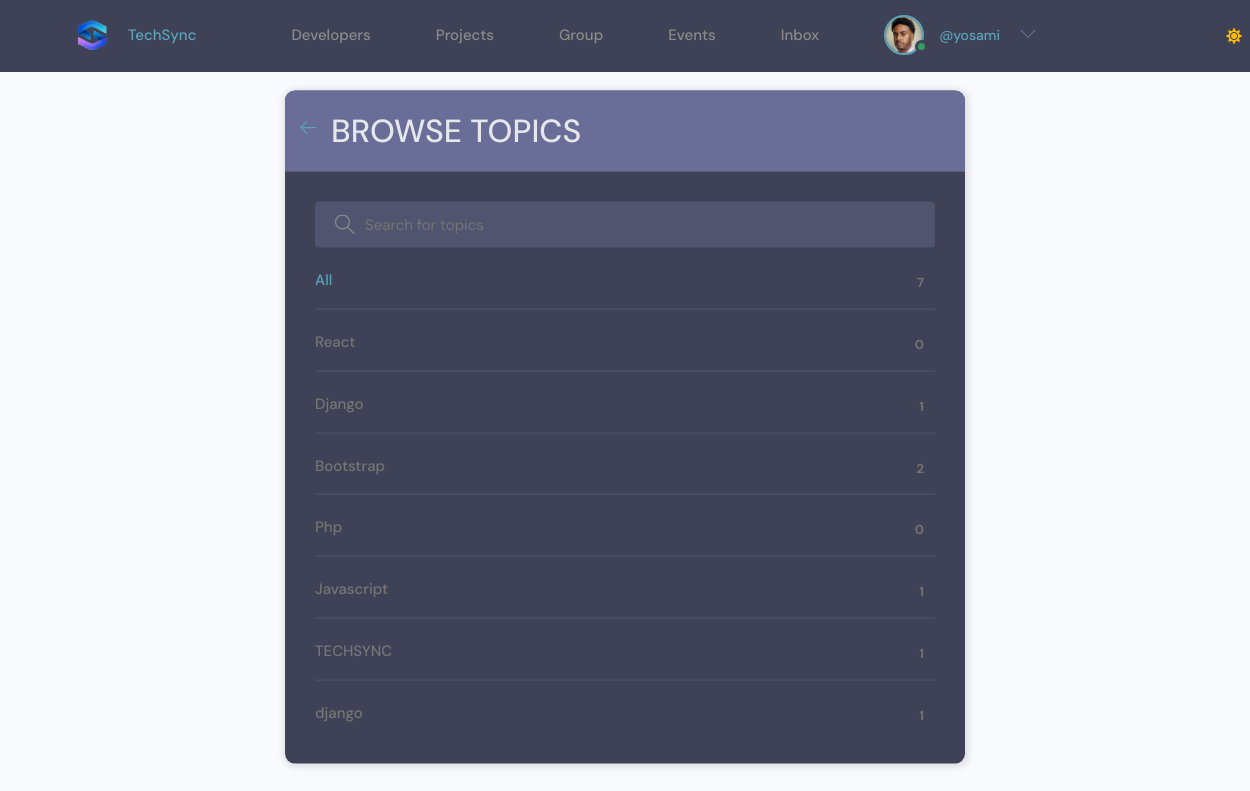
The app's page /group/topics/ (signed in) with its own data.
### users/models.py (models this page shows, shortened)
class Profile(models.Model):
    id = models.UUIDField(default=uuid.uuid4, primary_key=True, unique=True, editable=False, )
    user = models.OneToOneField(User, on_delete=models.CASCADE,null=True,blank=True)
    name = models.CharField(max_length=200, blank=True,null=True)
    username = models.CharField(max_length=200, blank=True,null=True,unique=True)
    headline = models.CharField(max_length=200, blank=True,null=True)
    about = models.TextField(blank=True, null=True)
    location = models.CharField(max_length=200, blank=True,null=True)
    profile_image = models.ImageField(null=True, blank=True,upload_to='profiles', default='default_profile.png')
    github_link = models.CharField(max_length=200, blank=True,null=True)
    twitter_link = models.CharField(max_length=200, blank=True,null=True)
    linkedin_link = models.CharField(max_length=200, blank=True,null=True)
    personal_link = models.CharField(max_length=200, blank=True,null=True)
    phone_regex = RegexValidator(
    regex=r'^\+?1?\d{9,15}$',
    message="Phone number must be entered in the format: '+999999999'. Up to 15 digits allowed."
    )
    phone_number = models.CharField(validators=[phone_regex], max_length=17, blank=True)  # validators should be a list
    created_at = models.DateTimeField(auto_now_add=True)

### group/models.py (models this page shows, shortened)
class Topic(models.Model):
    name = models.CharField(max_length=200)

### group/views.py (the view)
# urls.py: path('topics/', views.topicsPage, name="topics"),
def topicsPage(request):
    q = request.GET.get('q') if request.GET.get('q') != None else ''
    topics = Topic.objects.filter(name__icontains=q)
    return render(request, 'group/topics.html', {'topics': topics})

### techsync/context_processors.py (called while the page is built)
def navbar_data(request):
    profile = event_organizer = event_moderator = None
    if request.user.is_authenticated:
        if hasattr(request.user, 'profile'):
            profile = request.user.profile
        if hasattr(request.user, 'eventorganizer'):
            event_organizer = request.user.eventorganizer
        if hasattr(request.user, 'eventmoderator'):
            event_moderator = request.user.eventmoderator
    return {
        'profile': profile,
        'event_organizer': event_organizer,
        'event_moderator': event_moderator,
    }

### templates/group/topics.html (shortened to what this page needs)
{% extends 'main/main.html' %}
{% block content %}
<main class="create-room layout">
  <div class="container">
    <div class="layout__box">
      <div class="layout__boxHeader">
        <div class="layout__boxTitle">
          <a href="{% url 'home-group' %}">
            <svg version="1.1" xmlns="http://www.w3.org/2000/svg" width="32" height="32" viewBox="0 0 32 32">
              <title>arrow-left</title>
              <path
                d="M13.723 2.286l-13.723 13.714 13.719 13.714 1.616-1.611-10.96-10.96h27.625v-2.286h-27.625l10.965-10.965-1.616-1.607z">
              </path>
            </svg>
          </a>
          <h3>Browse Topics</h3>
        </div>
      </div>
      <div class="topics-page layout__body">
        <form action="" method="GET" class="header__search">
          <label>
            <input name="q" placeholder="Search for topics" />
          </label>
        </form>
        <ul class="topics__list">
          <li>
            <a href="{% url 'topics' %}" class="active">All <span>{{topics.count}}</span></a>
          </li>
          {% for topic in topics %}
          <li>
            <a href="{% url 'home-group' %}?q={{topic.name}}">{{ topic.name }} <span>{{topic.room_set.all.count}}</span></a>
          </li>
          {% endfor %}
        </ul>
      </div>
    </div>
  </div>
</main>
{% endblock content %}

### templates/main/navbar.html (shortened to what this page needs)
{% load static %}
<header class="header">
        <div class="container container--narrow">
                <a href="{% url 'projects'%}" class="header__logo">
                        <img src="{% static 'images/logo.png' %}" alt="Techsync Logo" />TechSync
                </a>
                <nav class="header__nav header__menu">
                        {% if request.user.is_event_organizer %}
                        <ul class="header__menu">
                            <li class="header__menuItem"><a href="{% url 'events' %}">Events</a></li>
                            {% if request.user.is_authenticated %}
                            {% comment %} <li class="header__menuItem"><a  href="{% url 'inbox' %}">Inbox</a></li>  {% endcomment %}
                            <li class="header__menuItem"><a  href="{% url 'scan-qr-code' %}">Verify QR</a></li>
                            <li class="header__menuItem"><a  href="{% url 'user-chatrooms' %}">Inbox</a></li>
                            {% else %}
                            <li class="header__menuItem"><a href="{% url 'login' %}" class="btn btn--sub">Login/Sign Up</a></li>
                            {% endif %}
                            {% if request.user.is_authenticated %}
                            {% comment %} Profile {% endcomment %}
                            <li class="header__menuItem">
                                    <div class="header__user">
                                            <a href="{% url 'organization-account'%}">
                                                <div class="avatar avatar--medium active">
                                                    <img src="{{ event_organizer.profile_image.url }}" />
                                                </div>
                                                <p> <span>@{{profile.username}}</span></p>
                                            </a>
                                            <button class="dropdown-button">
                                                <svg version="1.1" xmlns="http://www.w3.org/2000/svg" width="32" height="32" viewBox="0 0 32 32">
                                                    <title>chevron-down</title>
                                                    <path d="M16 21l-13-13h-3l16 16 16-16h-3l-13 13z"></path>
                                                </svg>
                                            </button>
                                        </div>
                                        <div class="dropdown-menu">
                                            <a href="settings.html" class="dropdown-link"
                                                ><svg version="1.1" xmlns="http://www.w3.org/2000/svg" width="32" height="32" viewBox="0 0 32 32">
                                                    <title>tools</title>
                                                    <path
                                                        d="M27.465 32c-1.211 0-2.35-0.471-3.207-1.328l-9.392-9.391c-2.369 0.898-4.898 0.951-7.355 0.15-3.274-1.074-5.869-3.67-6.943-6.942-0.879-2.682-0.734-5.45 0.419-8.004 0.135-0.299 0.408-0.512 0.731-0.572 0.32-0.051 0.654 0.045 0.887 0.277l5.394 5.395 3.586-3.586-5.394-5.395c-0.232-0.232-0.336-0.564-0.276-0.887s0.272-0.596 0.572-0.732c2.552-1.152 5.318-1.295 8.001-0.418 3.274 1.074 5.869 3.67 6.943 6.942 0.806 2.457 0.752 4.987-0.15 7.358l9.392 9.391c0.844 0.842 1.328 2.012 1.328 3.207-0 2.5-2.034 4.535-4.535 4.535zM15.101 19.102c0.26 0 0.516 0.102 0.707 0.293l9.864 9.863c0.479 0.479 1.116 0.742 1.793 0.742 1.398 0 2.535-1.137 2.535-2.535 0-0.668-0.27-1.322-0.742-1.793l-9.864-9.863c-0.294-0.295-0.376-0.74-0.204-1.119 0.943-2.090 1.061-4.357 0.341-6.555-0.863-2.631-3.034-4.801-5.665-5.666-1.713-0.561-3.468-0.609-5.145-0.164l4.986 4.988c0.391 0.391 0.391 1.023 0 1.414l-5 5c-0.188 0.188-0.441 0.293-0.707 0.293s-0.52-0.105-0.707-0.293l-4.987-4.988c-0.45 1.682-0.397 3.436 0.164 5.146 0.863 2.631 3.034 4.801 5.665 5.666 2.2 0.721 4.466 0.604 6.555-0.342 0.132-0.059 0.271-0.088 0.411-0.088z"
                                                    ></path>
                                                </svg>
                                                Settings</a
                                            >
                                            <a href="{% url 'logout' %}" class="dropdown-link"
                                                ><svg version="1.1" xmlns="http://www.w3.org/2000/svg" width="32" height="32" viewBox="0 0 32 32">
                                                    <title>sign-out</title>
                                                    <path
                                                        d="M3 0h22c0.553 0 1 0 1 0.553l-0 3.447h-2v-2h-20v28h20v-2h2l0 3.447c0 0.553-0.447 0.553-1 0.553h-22c-0.553 0-1-0.447-1-1v-30c0-0.553 0.447-1 1-1z"
                                                    ></path>
                                                    <path
                                                        d="M21.879 21.293l1.414 1.414 6.707-6.707-6.707-6.707-1.414 1.414 4.293 4.293h-14.172v2h14.172l-4.293 4.293z"
                                                    ></path>
                                                </svg>
                                                Logout</a
                                            >
                                        </div>
                            </li>
                            {% endif %}
                        </ul>
                        {% else %}
                        <ul class="header__menu">
                                <li class="header__menuItem"><a href="{% url 'profiles' %}">Developers</a></li>
                                <li class="header__menuItem"><a  href="{% url 'projects' %}">Projects</a></li>
                                <li class="header__menuItem"><a  href="{% url 'home-group'%}">Group</a></li>
                                <li class="header__menuItem"><a href="{% url 'events' %}">Events</a></li>
                                {% if request.user.is_authenticated %}
                                <li class="header__menuItem"><a  href="{% url 'user-chatrooms' %}">Inbox</a></li>
                                {% else %}
                                <li class="header__menuItem"><a href="{% url 'login' %}" class="btn btn--sub">Login/Sign Up</a></li>
                                {% endif %}
                                {% if request.user.is_authenticated %}
                                <li class="header__menuItem">
                                        <div class="header__user">
                                                <a href="{% url 'user-account'%}">
                                                    <div class="avatar avatar--medium active">
                                                        <img src="{{ profile.profile_image.url }}" />
                                                    </div>
                                                    <p> <span>@{{profile.username}}</span></p>
                                                </a>
                                                <button class="dropdown-button">
                                                    <svg version="1.1" xmlns="http://www.w3.org/2000/svg" width="32" height="32" viewBox="0 0 32 32">
                                                        <title>chevron-down</title>
                                                        <path d="M16 21l-13-13h-3l16 16 16-16h-3l-13 13z"></path>
                                                    </svg>
                                                </button>
                                            </div>
                                </li>
                                {% endif %}
                        </ul>
                        {% endif %}
                </nav>
                <span id="mode-icon" class="fas fa-sun"></span>
        </div>
</header>
<link rel="stylesheet" href="{% static 'uikit/styles/modules/_variables.css' %}" id="theme-css">

### static/styles/langauge.css (style rules this page uses)
:root { --li4-color-primary-hsl: 250, 84%, 54%; --li4-color-bg-hsl: 0, 0%, 100%; --li4-color-contrast-high-hsl: 230, 7%, 23%; --li4-color-contrast-higher-hsl: 230, 13%, 9%; --li4-color-bg-light-hsl: 0, 0%, 100%; --li4-color-white-hsl: 0, 0%, 100%; --li4-color-bg-dark-hsl: 240, 4%, 95%; --li4-color-bg-lighter-hsl: 0, 0%, 100%; --li4-color-black-hsl: 230, 13%, 9%; --li4-space-3xs: 0.25rem; --li4-space-2xs: 0.375rem; --li4-space-xs: 0.5rem; --li4-space-sm: 0.75rem; }
@media (min-width: 64rem) { :root { --li4-space-3xs: 0.375rem; --li4-space-2xs: 0.5625rem; --li4-space-xs: 0.75rem; --li4-space-sm: 1.125rem; } }
:root { --picker-vertical-gap: 4px; }

### static/styles/app.css (style rules this page uses)
:root { --color-sub: #0b0c10; }
img { width: 100%; }
.header { position: sticky; z-index: 111; background-color: var(--color-sub); padding: 1.5rem 0; }
.header > .container { display: flex; justify-content: space-between; align-items: center; }
.header__logo > img { height: 3.8rem; }
.header__nav > ul { display: inline-flex; align-items: center; list-style: none; gap: 6.5rem; }
.header__menuItem > a { color: var(--color-light); font-weight: 300; }

### static/uikit/styles/modules/_variables.css (style rules this page uses)
:root { --color-main: #5aa5b9; --color-main-light: #e6faff; --color-sub: #0b0c10; --color-sub-light: #51546e; --color-sub-lighter: #ededfd; --color-text: #737373; --color-gray: #8b8b8b; --color-light: #e5e7eb; --color-light-gray: #767676; --color-bg: #f8fafd; --color-white: #fffefd; --color-white-light: #f3f3f3; --color-success: #359e64; --color-success-bg: #def8e8; --color-error: #fc4b0b; --color-error-bg: #fff2ee; --font-base: 'Poppins', arial, helvetica, 'Segoe UI', roboto, ubuntu, sans-serif; --font-monospace: 'Fira Code', 'Courier New', courier, monospace; --font-regular: 300; --font-medium: 500; --font-bold: 700; --generic-shadow: 1px 1px 5px #00000010; --generic-transition: all 0.3s ease-in-out; --color-btn-text: #0b0c10; }

### static/uikit/styles/modules/_base.css (style rules this page uses)
* { margin: 0; padding: 0; box-sizing: border-box; text-rendering: optimizeLegibility; color: inherit; font-size: inherit; }
html { font-size: 50%; }
@media only screen and (min-width: 480px) { html { font-size: 56.25%; } }
@media only screen and (min-width: 1200px) { html { font-size: 62.5%; } }
body { line-height: 1.6; font-weight: 400; font-size: 1.5rem; color: var(--color-text); background-color: var(--color-bg); min-height: 100vh; }

### static/uikit/styles/modules/_typography.css (style rules this page uses)
* { font-family: var(--font-base); }
h3 { font-size: 3.2rem; font-weight: var(--font-medium); }
p, span, strong { font-size: 1.6rem; color: var(--color-text); font-weight: var(--font-regular); }
a { padding-bottom: 2px; text-decoration: none; display: inline-block; color: var(--color-main); font-weight: var(--font-medium); }

### static/uikit/styles/modules/_utilities.css (style rules this page uses)
.container { width: 92%; max-width: 165rem; margin: 0 auto; box-sizing: border-box; }
.container--narrow { width: 92%; max-width: 120rem; }
@media screen and (min-width: 1000px) { .container { width: 90%; } }
@media screen and (min-width: 1000px) { .container--narrow { width: 85%; } }
@media screen and (min-width: 1200px) { .container { width: 80%; } }
@media screen and (min-width: 1200px) { .container--narrow { width: 72%; } }

### static/uikit/styles/modules/_avatar.css (style rules this page uses)
.avatar { border-radius: 50%; border: 2px solid var(--color-main); object-fit: cover; }

### static/uikit/styles/modules/_layout.css (style rules this page uses)
.layout { display: flex; flex-flow: row wrap; justify-content: space-between; }

### templates/main/navbar.html (style rules this page uses)
.fa-sun { color: #ffbf00; }
.header__menu { position: relative; z-index: 1000; }

### records on screen
Profile: profile_image (picture), username "yosami"
Topic: name "React", room_set.all.count "0"
Topic: name "Django", room_set.all.count "1"
Topic: name "Bootstrap", room_set.all.count "2"
Topic: name "Php", room_set.all.count "0"
Topic: name "Javascript", room_set.all.count "1"
Topic: name "TECHSYNC", room_set.all.count "1"
Topic: name "django", room_set.all.count "1"

### other values on screen
{{ topics.count }} "7"
